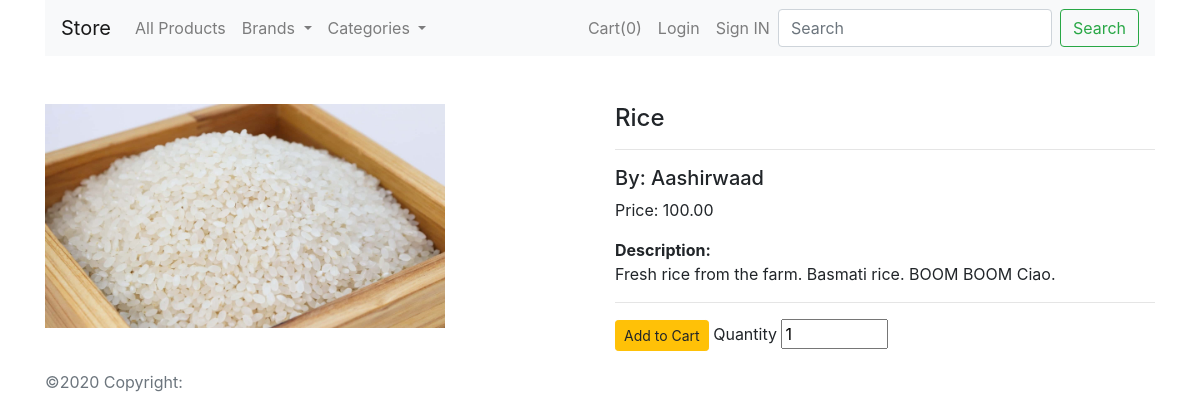
The app's page /product/3 with its own data.
### shop/products/models.py (models this page shows, shortened)
class Product(db.Model):
    id = db.Column(db.Integer, primary_key=True)
    name = db.Column(db.String(80), nullable=False)
    price = db.Column(db.Numeric(10, 2), nullable=False)
    stock = db.Column(db.Integer, nullable=False)
    desc = db.Column(db.Text, nullable=False)
    pub_date = db.Column(db.DateTime, nullable=False, default=datetime.now())
    brand_id = db.Column(db.Integer, db.ForeignKey('brand.id', ondelete="CASCADE"), nullable=False)
    brand = db.relationship('Brand', backref=db.backref('brand', lazy=True))
    category_id = db.Column(db.Integer, db.ForeignKey('category.id', ondelete="CASCADE"), nullable=False)
    category = db.relationship('Category', backref=db.backref('category', lazy=True))
    image_1 = db.Column(db.String(256), nullable=False, default='image1.jpg')

class Brand(db.Model):
    id = db.Column(db.Integer, primary_key=True)
    name = db.Column(db.String(64), nullable=False, unique=True)

### shop/products/routes.py (the view)
@app.route('/product/<int:product_id>')
def product_details(product_id):
    product = Product.query.get_or_404(product_id)
    brands = Brand.query.join(Product, (Brand.id == Product.brand_id)).all()
    Category.query.join(Product, (Category.id == Product.category_id)).all()
    return render_template('products/product_details.html', product=product, title=product.name, brands=brands,
                           categories=get_entities_with_products('category'))

### shop/products/routes.py (called while the page is built)
def get_entities_with_products(entity_type):
    if entity_type == 'brand':
        entities = Brand.query.join(Product, (Brand.id == Product.brand_id)).all()
    elif entity_type == 'category':
        entities = Category.query.join(Product, (Category.id == Product.category_id)).all()
    else:
        raise ValueError("Invalid entity_type. It should be 'brand' or 'category'.")
    return entities

### shop/templates/products/product_details.html (shortened to what this page needs)
{% extends 'layout.html' %}
{% block body_block %}
    {% include 'navbar.html' %}
    <div class="container mt-5">
        <div class="row">
            <div class="col-md-6" id='b_image'>
                <img src="{{ url_for('static', filename='images/'+product.image_1) }}" alt="{{ product.name }}"
                     width="400px">
            </div>
            <div class="col-md-6">
                <h4>{{ product.name }}</h4>
                <hr>
                <h5>By: {{ product.brand.name }}</h5>
                <p>Price: {{ product.price }}</p>
                <strong>Description:</strong>
                <p>{{ product.desc }}</p>
                <hr>
                <form action="{{ url_for('add_cart') }}" method="post">
                    <button type="submit" class="btn btn-sm btn-warning">Add to Cart</button>
                    <label for="">Quantity</label>
                    <input type="number" name="quantity" id='' value="1" min="1" max="{{ product.stock }}">
                </form>
            </div>
        </div>
    </div>
{% endblock body_block %}

### records on screen
Product: image_1 (picture), name "Rice", price "100.00", desc "Fresh rice from the farm. Basmati rice. BOOM BOOM Ciao."
Brand: brand.name "Aashirwaad"

### other values on screen
{{ session['shop_cart']|length }} "0"
